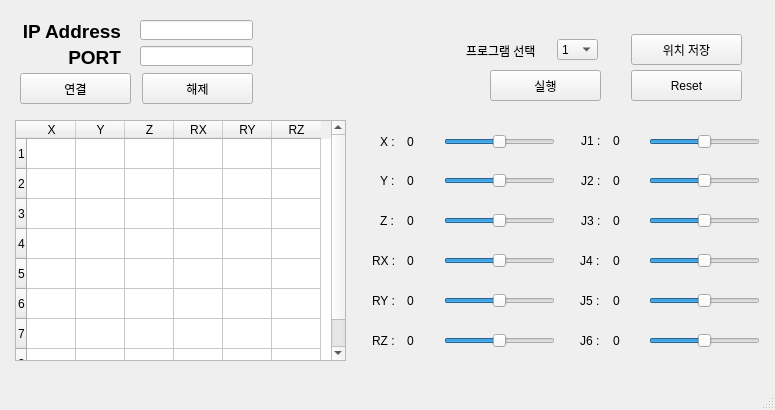
<?xml version="1.0" encoding="UTF-8"?>
<ui version="4.0">
 <class>MainWindow</class>
 <widget class="QMainWindow" name="MainWindow">
  <property name="geometry">
   <rect>
    <x>0</x>
    <y>0</y>
    <width>775</width>
    <height>410</height>
   </rect>
  </property>
  <property name="windowTitle">
   <string>MainWindow</string>
  </property>
  <widget class="QWidget" name="centralwidget">
   <widget class="QLabel" name="label_IP">
    <property name="geometry">
     <rect>
      <x>20</x>
      <y>20</y>
      <width>101</width>
      <height>21</height>
     </rect>
    </property>
    <property name="lineWidth">
     <number>1</number>
    </property>
    <property name="text">
     <string>&lt;html&gt;&lt;head/&gt;&lt;body&gt;&lt;p align=&quot;right&quot;&gt;&lt;span style=&quot; font-size:14pt; font-weight:600;&quot;&gt;IP Address&lt;/span&gt;&lt;/p&gt;&lt;/body&gt;&lt;/html&gt;</string>
    </property>
    <property name="scaledContents">
     <bool>false</bool>
    </property>
    <property name="margin">
     <number>0</number>
    </property>
    <property name="openExternalLinks">
     <bool>false</bool>
    </property>
   </widget>
   <widget class="QLabel" name="label_port">
    <property name="geometry">
     <rect>
      <x>20</x>
      <y>46</y>
      <width>101</width>
      <height>21</height>
     </rect>
    </property>
    <property name="text">
     <string>&lt;html&gt;&lt;head/&gt;&lt;body&gt;&lt;p align=&quot;right&quot;&gt;&lt;span style=&quot; font-size:14pt; font-weight:600;&quot;&gt;PORT&lt;/span&gt;&lt;/p&gt;&lt;/body&gt;&lt;/html&gt;</string>
    </property>
   </widget>
   <widget class="QLineEdit" name="lineEdit_IP">
    <property name="geometry">
     <rect>
      <x>140</x>
      <y>20</y>
      <width>113</width>
      <height>20</height>
     </rect>
    </property>
   </widget>
   <widget class="QLineEdit" name="lineEdit_PORT">
    <property name="geometry">
     <rect>
      <x>140</x>
      <y>46</y>
      <width>113</width>
      <height>20</height>
     </rect>
    </property>
   </widget>
   <widget class="QPushButton" name="pb_Conn">
    <property name="geometry">
     <rect>
      <x>20</x>
      <y>73</y>
      <width>111</width>
      <height>31</height>
     </rect>
    </property>
    <property name="text">
     <string>연결</string>
    </property>
   </widget>
   <widget class="QPushButton" name="pB_Disconn">
    <property name="geometry">
     <rect>
      <x>142</x>
      <y>73</y>
      <width>111</width>
      <height>31</height>
     </rect>
    </property>
    <property name="text">
     <string>해제</string>
    </property>
   </widget>
   <widget class="QSlider" name="slider_X">
    <property name="geometry">
     <rect>
      <x>444</x>
      <y>131</y>
      <width>111</width>
      <height>22</height>
     </rect>
    </property>
    <property name="minimum">
     <number>-500</number>
    </property>
    <property name="maximum">
     <number>500</number>
    </property>
    <property name="singleStep">
     <number>1</number>
    </property>
    <property name="pageStep">
     <number>50</number>
    </property>
    <property name="tracking">
     <bool>false</bool>
    </property>
    <property name="orientation">
     <enum>Qt::Horizontal</enum>
    </property>
   </widget>
   <widget class="QSlider" name="slider_Y">
    <property name="geometry">
     <rect>
      <x>444</x>
      <y>170</y>
      <width>111</width>
      <height>22</height>
     </rect>
    </property>
    <property name="minimum">
     <number>-500</number>
    </property>
    <property name="maximum">
     <number>500</number>
    </property>
    <property name="pageStep">
     <number>50</number>
    </property>
    <property name="orientation">
     <enum>Qt::Horizontal</enum>
    </property>
   </widget>
   <widget class="QSlider" name="slider_Z">
    <property name="geometry">
     <rect>
      <x>444</x>
      <y>210</y>
      <width>111</width>
      <height>22</height>
     </rect>
    </property>
    <property name="minimum">
     <number>-500</number>
    </property>
    <property name="maximum">
     <number>500</number>
    </property>
    <property name="pageStep">
     <number>50</number>
    </property>
    <property name="orientation">
     <enum>Qt::Horizontal</enum>
    </property>
   </widget>
   <widget class="QSlider" name="slider_RX">
    <property name="geometry">
     <rect>
      <x>444</x>
      <y>250</y>
      <width>111</width>
      <height>22</height>
     </rect>
    </property>
    <property name="minimum">
     <number>-180</number>
    </property>
    <property name="maximum">
     <number>180</number>
    </property>
    <property name="pageStep">
     <number>50</number>
    </property>
    <property name="orientation">
     <enum>Qt::Horizontal</enum>
    </property>
   </widget>
   <widget class="QSlider" name="slider_RY">
    <property name="geometry">
     <rect>
      <x>444</x>
      <y>290</y>
      <width>111</width>
      <height>22</height>
     </rect>
    </property>
    <property name="minimum">
     <number>-180</number>
    </property>
    <property name="maximum">
     <number>180</number>
    </property>
    <property name="pageStep">
     <number>50</number>
    </property>
    <property name="orientation">
     <enum>Qt::Horizontal</enum>
    </property>
   </widget>
   <widget class="QSlider" name="slider_RZ">
    <property name="geometry">
     <rect>
      <x>444</x>
      <y>330</y>
      <width>111</width>
      <height>22</height>
     </rect>
    </property>
    <property name="minimum">
     <number>-180</number>
    </property>
    <property name="maximum">
     <number>180</number>
    </property>
    <property name="pageStep">
     <number>50</number>
    </property>
    <property name="orientation">
     <enum>Qt::Horizontal</enum>
    </property>
   </widget>
   <widget class="QSlider" name="slider_J5">
    <property name="geometry">
     <rect>
      <x>649</x>
      <y>290</y>
      <width>111</width>
      <height>22</height>
     </rect>
    </property>
    <property name="minimum">
     <number>-180</number>
    </property>
    <property name="maximum">
     <number>180</number>
    </property>
    <property name="pageStep">
     <number>50</number>
    </property>
    <property name="orientation">
     <enum>Qt::Horizontal</enum>
    </property>
   </widget>
   <widget class="QSlider" name="slider_J2">
    <property name="geometry">
     <rect>
      <x>649</x>
      <y>170</y>
      <width>111</width>
      <height>22</height>
     </rect>
    </property>
    <property name="minimum">
     <number>-90</number>
    </property>
    <property name="maximum">
     <number>90</number>
    </property>
    <property name="pageStep">
     <number>50</number>
    </property>
    <property name="orientation">
     <enum>Qt::Horizontal</enum>
    </property>
   </widget>
   <widget class="QSlider" name="slider_J4">
    <property name="geometry">
     <rect>
      <x>649</x>
      <y>250</y>
      <width>111</width>
      <height>22</height>
     </rect>
    </property>
    <property name="minimum">
     <number>-170</number>
    </property>
    <property name="maximum">
     <number>170</number>
    </property>
    <property name="pageStep">
     <number>50</number>
    </property>
    <property name="orientation">
     <enum>Qt::Horizontal</enum>
    </property>
   </widget>
   <widget class="QSlider" name="slider_J1">
    <property name="geometry">
     <rect>
      <x>649</x>
      <y>131</y>
      <width>111</width>
      <height>22</height>
     </rect>
    </property>
    <property name="minimum">
     <number>-180</number>
    </property>
    <property name="maximum">
     <number>180</number>
    </property>
    <property name="pageStep">
     <number>50</number>
    </property>
    <property name="orientation">
     <enum>Qt::Horizontal</enum>
    </property>
   </widget>
   <widget class="QSlider" name="slider_J3">
    <property name="geometry">
     <rect>
      <x>649</x>
      <y>210</y>
      <width>111</width>
      <height>22</height>
     </rect>
    </property>
    <property name="minimum">
     <number>-170</number>
    </property>
    <property name="maximum">
     <number>170</number>
    </property>
    <property name="pageStep">
     <number>50</number>
    </property>
    <property name="orientation">
     <enum>Qt::Horizontal</enum>
    </property>
   </widget>
   <widget class="QSlider" name="slider_J6">
    <property name="geometry">
     <rect>
      <x>649</x>
      <y>330</y>
      <width>111</width>
      <height>22</height>
     </rect>
    </property>
    <property name="minimum">
     <number>-180</number>
    </property>
    <property name="maximum">
     <number>180</number>
    </property>
    <property name="pageStep">
     <number>50</number>
    </property>
    <property name="orientation">
     <enum>Qt::Horizontal</enum>
    </property>
   </widget>
   <widget class="QComboBox" name="comboBox_Robot">
    <property name="geometry">
     <rect>
      <x>557</x>
      <y>39</y>
      <width>41</width>
      <height>21</height>
     </rect>
    </property>
    <property name="layoutDirection">
     <enum>Qt::LeftToRight</enum>
    </property>
    <item>
     <property name="text">
      <string>1</string>
     </property>
    </item>
    <item>
     <property name="text">
      <string>2</string>
     </property>
    </item>
    <item>
     <property name="text">
      <string>3</string>
     </property>
    </item>
    <item>
     <property name="text">
      <string>4</string>
     </property>
    </item>
    <item>
     <property name="text">
      <string>5</string>
     </property>
    </item>
    <item>
     <property name="text">
      <string>6</string>
     </property>
    </item>
    <item>
     <property name="text">
      <string>7</string>
     </property>
    </item>
    <item>
     <property name="text">
      <string>8</string>
     </property>
    </item>
    <item>
     <property name="text">
      <string>9</string>
     </property>
    </item>
   </widget>
   <widget class="QPushButton" name="pB_Queuepos">
    <property name="geometry">
     <rect>
      <x>631</x>
      <y>34</y>
      <width>111</width>
      <height>31</height>
     </rect>
    </property>
    <property name="text">
     <string>위치 저장</string>
    </property>
   </widget>
   <widget class="QLabel" name="label_X">
    <property name="geometry">
     <rect>
      <x>380</x>
      <y>136</y>
      <width>16</width>
      <height>12</height>
     </rect>
    </property>
    <property name="text">
     <string>X :</string>
    </property>
   </widget>
   <widget class="QLabel" name="label_Y">
    <property name="geometry">
     <rect>
      <x>380</x>
      <y>175</y>
      <width>16</width>
      <height>12</height>
     </rect>
    </property>
    <property name="text">
     <string>Y :</string>
    </property>
   </widget>
   <widget class="QLabel" name="label_Z">
    <property name="geometry">
     <rect>
      <x>380</x>
      <y>215</y>
      <width>16</width>
      <height>12</height>
     </rect>
    </property>
    <property name="text">
     <string>Z :</string>
    </property>
   </widget>
   <widget class="QLabel" name="label_RZ">
    <property name="geometry">
     <rect>
      <x>372</x>
      <y>335</y>
      <width>24</width>
      <height>12</height>
     </rect>
    </property>
    <property name="text">
     <string>RZ :</string>
    </property>
   </widget>
   <widget class="QLabel" name="label_RY">
    <property name="geometry">
     <rect>
      <x>372</x>
      <y>295</y>
      <width>24</width>
      <height>12</height>
     </rect>
    </property>
    <property name="text">
     <string>RY :</string>
    </property>
   </widget>
   <widget class="QLabel" name="label_RX">
    <property name="geometry">
     <rect>
      <x>372</x>
      <y>255</y>
      <width>24</width>
      <height>12</height>
     </rect>
    </property>
    <property name="text">
     <string>RX :</string>
    </property>
   </widget>
   <widget class="QLabel" name="label_J3">
    <property name="geometry">
     <rect>
      <x>581</x>
      <y>211</y>
      <width>21</width>
      <height>20</height>
     </rect>
    </property>
    <property name="text">
     <string>J3 :</string>
    </property>
   </widget>
   <widget class="QLabel" name="label_J4">
    <property name="geometry">
     <rect>
      <x>580</x>
      <y>255</y>
      <width>24</width>
      <height>12</height>
     </rect>
    </property>
    <property name="text">
     <string>J4 :</string>
    </property>
   </widget>
   <widget class="QLabel" name="label_J2">
    <property name="geometry">
     <rect>
      <x>581</x>
      <y>171</y>
      <width>21</width>
      <height>20</height>
     </rect>
    </property>
    <property name="text">
     <string>J2 :</string>
    </property>
   </widget>
   <widget class="QLabel" name="label_J1">
    <property name="geometry">
     <rect>
      <x>581</x>
      <y>131</y>
      <width>21</width>
      <height>20</height>
     </rect>
    </property>
    <property name="text">
     <string>J1 :</string>
    </property>
   </widget>
   <widget class="QLabel" name="label_J5">
    <property name="geometry">
     <rect>
      <x>580</x>
      <y>295</y>
      <width>24</width>
      <height>12</height>
     </rect>
    </property>
    <property name="text">
     <string>J5 :</string>
    </property>
   </widget>
   <widget class="QLabel" name="label_J6">
    <property name="geometry">
     <rect>
      <x>580</x>
      <y>335</y>
      <width>24</width>
      <height>12</height>
     </rect>
    </property>
    <property name="text">
     <string>J6 :</string>
    </property>
   </widget>
   <widget class="QLabel" name="label_program">
    <property name="geometry">
     <rect>
      <x>466</x>
      <y>43</y>
      <width>81</width>
      <height>16</height>
     </rect>
    </property>
    <property name="text">
     <string>프로그램 선택</string>
    </property>
   </widget>
   <widget class="QLabel" name="label_3">
    <property name="geometry">
     <rect>
      <x>407</x>
      <y>215</y>
      <width>30</width>
      <height>12</height>
     </rect>
    </property>
    <property name="layoutDirection">
     <enum>Qt::RightToLeft</enum>
    </property>
    <property name="text">
     <string>0</string>
    </property>
   </widget>
   <widget class="QLabel" name="label_4">
    <property name="geometry">
     <rect>
      <x>407</x>
      <y>255</y>
      <width>30</width>
      <height>12</height>
     </rect>
    </property>
    <property name="layoutDirection">
     <enum>Qt::RightToLeft</enum>
    </property>
    <property name="text">
     <string>0</string>
    </property>
   </widget>
   <widget class="QLabel" name="label_2">
    <property name="geometry">
     <rect>
      <x>407</x>
      <y>175</y>
      <width>30</width>
      <height>12</height>
     </rect>
    </property>
    <property name="layoutDirection">
     <enum>Qt::RightToLeft</enum>
    </property>
    <property name="text">
     <string>0</string>
    </property>
   </widget>
   <widget class="QLabel" name="label_1">
    <property name="geometry">
     <rect>
      <x>407</x>
      <y>136</y>
      <width>30</width>
      <height>12</height>
     </rect>
    </property>
    <property name="layoutDirection">
     <enum>Qt::RightToLeft</enum>
    </property>
    <property name="text">
     <string>0</string>
    </property>
   </widget>
   <widget class="QLabel" name="label_6">
    <property name="geometry">
     <rect>
      <x>407</x>
      <y>335</y>
      <width>30</width>
      <height>12</height>
     </rect>
    </property>
    <property name="layoutDirection">
     <enum>Qt::RightToLeft</enum>
    </property>
    <property name="text">
     <string>0</string>
    </property>
   </widget>
   <widget class="QLabel" name="label_5">
    <property name="geometry">
     <rect>
      <x>407</x>
      <y>295</y>
      <width>30</width>
      <height>12</height>
     </rect>
    </property>
    <property name="layoutDirection">
     <enum>Qt::RightToLeft</enum>
    </property>
    <property name="text">
     <string>0</string>
    </property>
   </widget>
   <widget class="QLabel" name="label_9">
    <property name="geometry">
     <rect>
      <x>613</x>
      <y>215</y>
      <width>30</width>
      <height>12</height>
     </rect>
    </property>
    <property name="layoutDirection">
     <enum>Qt::RightToLeft</enum>
    </property>
    <property name="text">
     <string>0</string>
    </property>
   </widget>
   <widget class="QLabel" name="label_12">
    <property name="geometry">
     <rect>
      <x>613</x>
      <y>335</y>
      <width>30</width>
      <height>12</height>
     </rect>
    </property>
    <property name="layoutDirection">
     <enum>Qt::RightToLeft</enum>
    </property>
    <property name="text">
     <string>0</string>
    </property>
   </widget>
   <widget class="QLabel" name="label_11">
    <property name="geometry">
     <rect>
      <x>613</x>
      <y>295</y>
      <width>30</width>
      <height>12</height>
     </rect>
    </property>
    <property name="layoutDirection">
     <enum>Qt::RightToLeft</enum>
    </property>
    <property name="text">
     <string>0</string>
    </property>
   </widget>
   <widget class="QLabel" name="label_8">
    <property name="geometry">
     <rect>
      <x>613</x>
      <y>175</y>
      <width>30</width>
      <height>12</height>
     </rect>
    </property>
    <property name="layoutDirection">
     <enum>Qt::RightToLeft</enum>
    </property>
    <property name="text">
     <string>0</string>
    </property>
   </widget>
   <widget class="QLabel" name="label_7">
    <property name="enabled">
     <bool>true</bool>
    </property>
    <property name="geometry">
     <rect>
      <x>613</x>
      <y>135</y>
      <width>30</width>
      <height>12</height>
     </rect>
    </property>
    <property name="layoutDirection">
     <enum>Qt::RightToLeft</enum>
    </property>
    <property name="text">
     <string>0</string>
    </property>
   </widget>
   <widget class="QLabel" name="label_10">
    <property name="geometry">
     <rect>
      <x>613</x>
      <y>255</y>
      <width>30</width>
      <height>12</height>
     </rect>
    </property>
    <property name="layoutDirection">
     <enum>Qt::RightToLeft</enum>
    </property>
    <property name="text">
     <string>0</string>
    </property>
   </widget>
   <widget class="QTableWidget" name="tableWidget">
    <property name="geometry">
     <rect>
      <x>15</x>
      <y>120</y>
      <width>331</width>
      <height>241</height>
     </rect>
    </property>
    <attribute name="horizontalHeaderCascadingSectionResizes">
     <bool>true</bool>
    </attribute>
    <attribute name="horizontalHeaderDefaultSectionSize">
     <number>49</number>
    </attribute>
    <attribute name="verticalHeaderCascadingSectionResizes">
     <bool>true</bool>
    </attribute>
    <row>
     <property name="text">
      <string>1</string>
     </property>
    </row>
    <row>
     <property name="text">
      <string>2</string>
     </property>
    </row>
    <row>
     <property name="text">
      <string>3</string>
     </property>
    </row>
    <row>
     <property name="text">
      <string>4</string>
     </property>
    </row>
    <row>
     <property name="text">
      <string>5</string>
     </property>
    </row>
    <row>
     <property name="text">
      <string>6</string>
     </property>
    </row>
    <row>
     <property name="text">
      <string>7</string>
     </property>
    </row>
    <row>
     <property name="text">
      <string>8</string>
     </property>
    </row>
    <column>
     <property name="text">
      <string>X</string>
     </property>
    </column>
    <column>
     <property name="text">
      <string>Y</string>
     </property>
    </column>
    <column>
     <property name="text">
      <string>Z</string>
     </property>
    </column>
    <column>
     <property name="text">
      <string>RX</string>
     </property>
    </column>
    <column>
     <property name="text">
      <string>RY</string>
     </property>
    </column>
    <column>
     <property name="text">
      <string>RZ</string>
     </property>
    </column>
   </widget>
   <widget class="QPushButton" name="pB_Start">
    <property name="geometry">
     <rect>
      <x>490</x>
      <y>70</y>
      <width>111</width>
      <height>31</height>
     </rect>
    </property>
    <property name="text">
     <string>실행</string>
    </property>
   </widget>
   <widget class="QPushButton" name="pB_Reset">
    <property name="geometry">
     <rect>
      <x>631</x>
      <y>70</y>
      <width>111</width>
      <height>31</height>
     </rect>
    </property>
    <property name="text">
     <string>Reset</string>
    </property>
   </widget>
  </widget>
  <widget class="QMenuBar" name="menubar">
   <property name="geometry">
    <rect>
     <x>0</x>
     <y>0</y>
     <width>775</width>
     <height>21</height>
    </rect>
   </property>
  </widget>
  <widget class="QStatusBar" name="statusbar"/>
 </widget>
 <tabstops>
  <tabstop>lineEdit_IP</tabstop>
  <tabstop>lineEdit_PORT</tabstop>
  <tabstop>pb_Conn</tabstop>
  <tabstop>pB_Disconn</tabstop>
  <tabstop>slider_X</tabstop>
  <tabstop>slider_Y</tabstop>
  <tabstop>slider_Z</tabstop>
  <tabstop>slider_RX</tabstop>
  <tabstop>slider_RY</tabstop>
  <tabstop>slider_RZ</tabstop>
  <tabstop>slider_J1</tabstop>
  <tabstop>slider_J2</tabstop>
  <tabstop>slider_J3</tabstop>
  <tabstop>slider_J4</tabstop>
  <tabstop>slider_J5</tabstop>
  <tabstop>slider_J6</tabstop>
  <tabstop>comboBox_Robot</tabstop>
  <tabstop>pB_Queuepos</tabstop>
 </tabstops>
 <resources/>
 <connections/>
</ui>
